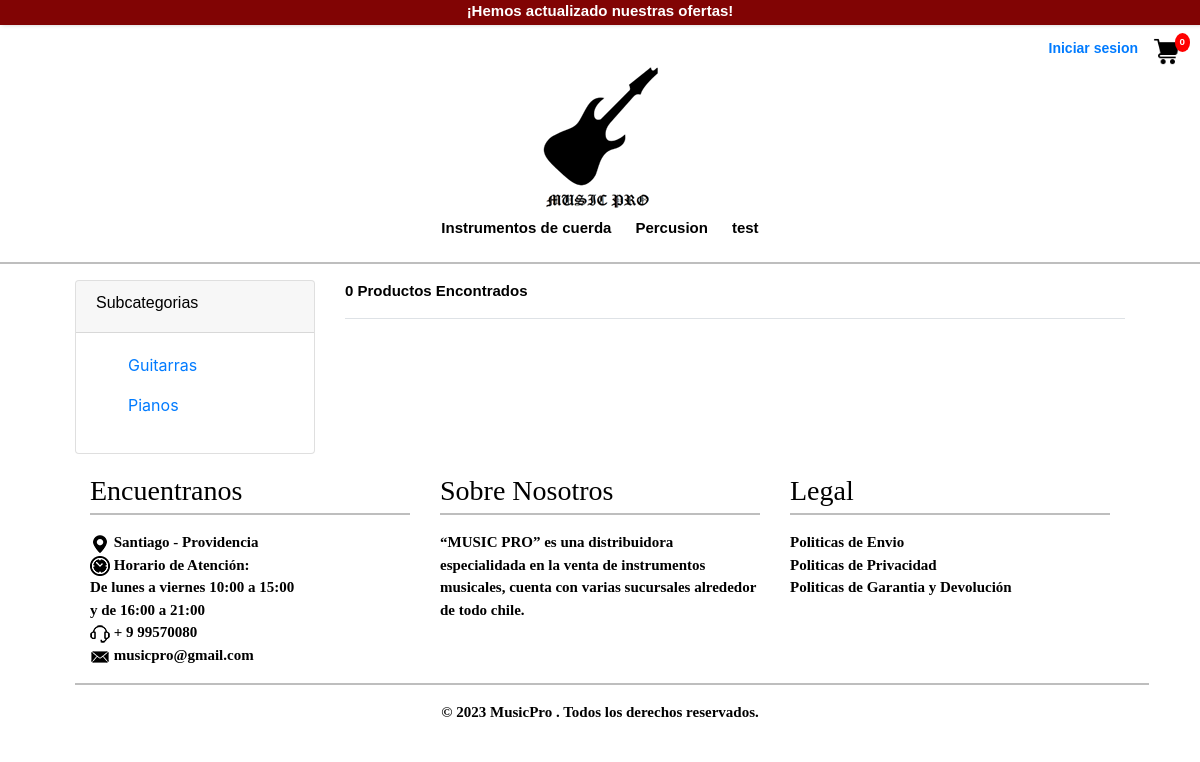
Page /store/instrumentos-de-cuerda/ on the earlier database version.
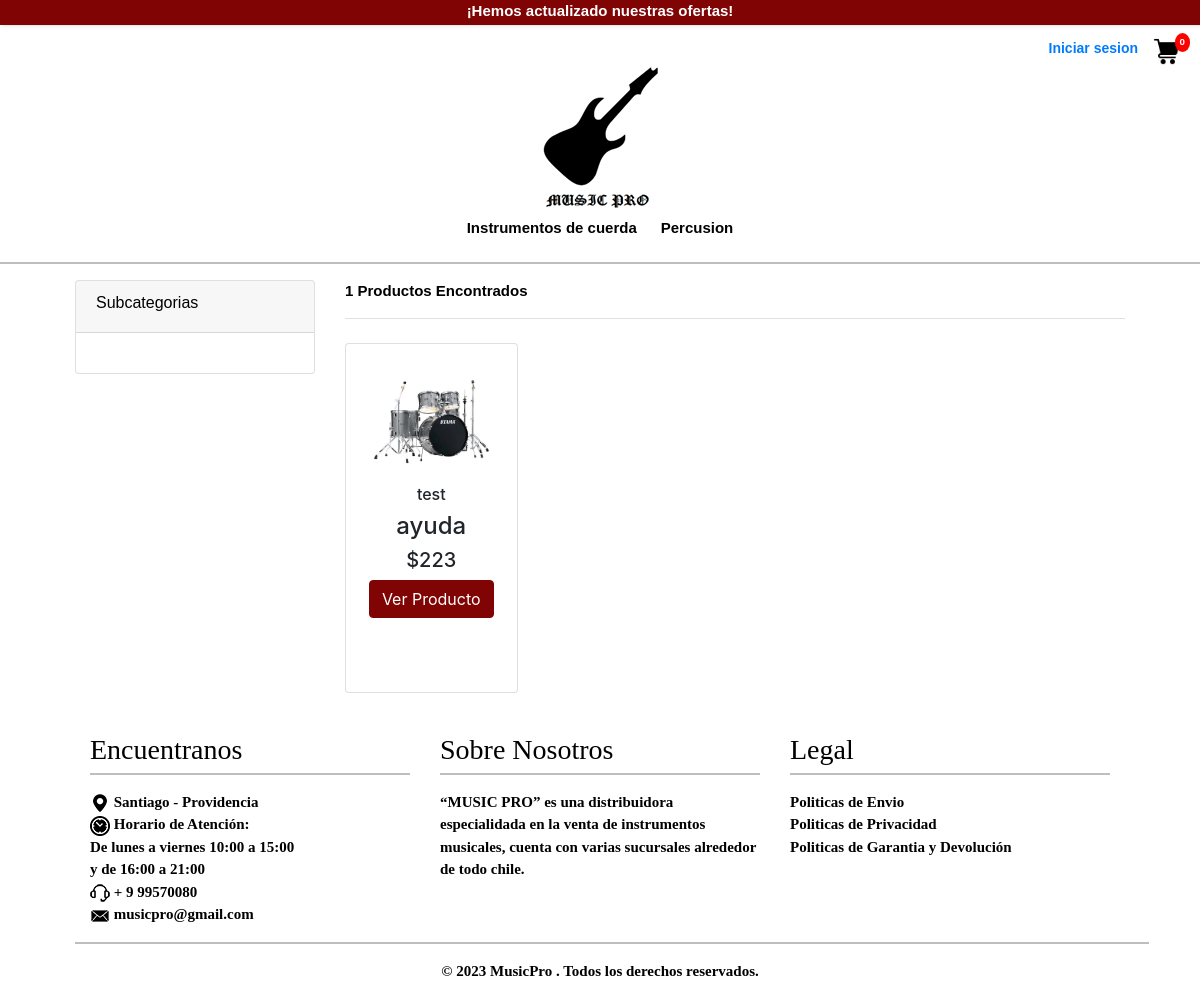
Same page on the later database version.
### app/models.py (models this page shows, shortened)
class Categoria(models.Model):
    nombreCategoria = models.CharField(max_length=50,primary_key=True, verbose_name='nombre de la categoria', unique=True)
    descripcion = models.CharField(max_length=255, blank = True)
    slug = models.CharField(max_length=100)
    class Meta:
        verbose_name = 'category'
        verbose_name_plural = 'categories'

class SubCategoria(models.Model):
    nombreSubCategoria = models.CharField(max_length=50,primary_key=True, verbose_name='nombre subcategoria')
    descripcion = models.CharField(max_length=255, blank = True)
    slug = models.CharField(max_length=100)
    categoria = models.ForeignKey(Categoria, on_delete=models.CASCADE)
    slugcat = AutoSlugField(populate_from='categoria',null=True)
    class Meta:
        verbose_name = 'sub category'
        verbose_name_plural = 'sub categories'

class Producto(models.Model):
    SKU = models.IntegerField(primary_key=True, verbose_name='SKU')
    nombreProducto =  models.CharField(max_length=80 ,verbose_name='nombre', unique=True)
    slug = models.CharField(max_length=100)
    descripcion = models.TextField(verbose_name='descripcion')
    precio = models.IntegerField(verbose_name='precio')
    imagen=models.ImageField(upload_to='img/productos' , null=True)
    stock = models.IntegerField(verbose_name='stock')
    categoria= models.ForeignKey(Categoria,on_delete=models.CASCADE, )
    subcategoria= models.ForeignKey(SubCategoria,on_delete=models.CASCADE)
    tipoinstrumento= models.ForeignKey(TipoInstrumento,on_delete=models.CASCADE, blank=True, null=True)
    marca = models.ForeignKey(Marca,on_delete=models.CASCADE)
    is_available = models.BooleanField(default=True)
    create_date = models.DateTimeField(auto_now_add=True)
    modified_date = models.DateTimeField(auto_now=True)

class Marca(models.Model):
    nombreMarca = models.CharField(max_length=50,primary_key=True ,verbose_name='nombre Marca', unique=True)
    descripcion = models.CharField(max_length=255, blank = True)
    slug = models.CharField(max_length=100)
    def __str__(self) -> str:
        return self.nombreMarca

### app/views.py (the view)
# urls.py: path('store/<slug>/', store, name="store"),
def store (request, slug):
    tipo = None
    catslug = Categoria.objects.get(slug = slug)
    subcat = SubCategoria.objects.filter(categoria=catslug)
    productos = Producto.objects.filter(categoria=catslug)
    paginator = Paginator(productos, 8)
    page = request.GET.get('page')
    paged_productos = paginator.get_page(page)
    categorias = Categoria.objects.all()
    producto_count = productos.count()
    context = {
        'tipo':tipo,
        'subCat':subcat,
        'categorias':categorias,
        'productos': paged_productos,
        'producto_count': producto_count,
    }
    return render(request, 'app/tienda/store.html', context)

### app/context_processors.py (called while the page is built)
def categorias(request):
    categorias = Categoria.objects.all()
    return {'categorias': categorias}

### carts/context_processors.py (called while the page is built)
def counter(request):
    cart_count = 0
    try:
        cart = Cart.objects.filter(cart_id=_cart_id(request))
        cart_items = CartItem.objects.all().filter(cart=cart[:1])
        for cart_item in cart_items:
            cart_count += cart_item.quantity
    except Cart.DoesNotExist:
        cart_count = 0
    return dict(cart_count=cart_count)

### carts/views.py (called while the page is built)
def _cart_id(request):
    cart = request.session.session_key
    if not cart:
        cart= request.session.create()
    return cart

### app/templates/app/tienda/store.html (shortened to what this page needs)
{% extends 'app/base.html' %}
{% load static %}
{% block contenido %}
<section class="section-content padding-y">
    <div class="container">
        <div class="row">
            <aside class="col-md-3">
                <div class="card">
                    <article class="filter-group">
                        <header class="card-header">
                            <h6 class="title">Subcategorias</h6>
                        </header>
                        <div class="filter-content collapse show" id="collapse_1">
                            <div class="card-body">
                                {% for sub in subCat %}
                                <ul class="list-menu">
                                    <li><a
                                            href="{% url 'subCatfilter' sub.slugcat sub.slug  %}">{{sub.nombreSubCategoria}}</a>
                                    </li>
                                </ul>
                                {% endfor %}
                            </div>
                        </div>
                </div>
            </aside>
            <main class="col-md-9">
                <header class="border-bottom mb-4 pb-3">
                    <div class="form-inline">
                        <span class="mr-md-auto">{{ producto_count }} Productos Encontrados</span>
                    </div>
                </header>
                {% load humanize %}
                <div class="row">
                    {% for p in productos %}
                    <div class="col-xs col-sm-6 col-md col-lg-3">
                        <div class="producto">
                            <div class="card">
                                <div class="body-card">
                                    <div class="text-center"><img src="{{ p.imagen.url}}" class="img-fluid">
                                    </div>
                                    <h6 class="text-center ">{{p.marca}}</h6>
                                    <h4 class="text-center text-truncate">{{p.nombreProducto}}</h4>
                                    <h5 class="text-center ">${{p.precio | intcomma}}</h5>
                                    <a href="{% url 'detalle' p.SKU %}">
                                        <div class="text-center"> <button type="button" class="btn btn-success ">
                                                Ver Producto</button>
                                    </a>
                                </div>
                            </div>
                        </div>
                    </div>
                </div>
                {% endfor %}
        </div>
        {% endblock %}

### app/templates/app/base.html (shortened to what this page needs)
<!DOCTYPE html>
<html lang="es">
<head>
    <link rel="stylesheet" href="https://cdn.jsdelivr.net/bxslider/4.2.12/jquery.bxslider.css">
    <link href="https://cdn.jsdelivr.net/npm/bootstrap@5.0.2/dist/css/bootstrap.min.css" rel="stylesheet"
>
    <link rel="stylesheet" href="https://stackpath.bootstrapcdn.com/bootstrap/4.5.2/css/bootstrap.min.css">
    {% load static %}
    <link rel="stylesheet" href="{% static 'css/estilos.css' %}">
</head>
<body>
    <header>
        <div class="contenedor-anuncio">
            ¡Hemos actualizado nuestras ofertas!
        </div>
        <div class="sesion mt-60">
            {% if user.is_authenticated %}
            <li>
                Bienvenido/a: <a href="#">{{user.email}}</a>
                &nbsp;
                <a href="{% url 'logout' %}">Cerrar Sesion </a>
                {% if user.is_staff %}
                &nbsp;
                <a href="{%url 'adminView' %}">Panel de Admin</a>
                {% endif %}
            </li>
            {% else %}
            <li>
                <a href="{% url 'loginCli' %}">Iniciar sesion </a>
            </li>
            {% endif %}
            <div id="cart" class="cart-icon">
                <a href="{% url 'cart' %}"><img src="{% static 'img/icons/carrito.png' %}" alt="Carrito"></a>
                <div id="cart-quantity">{{ cart_count }}</div>
            </div>
        </div>
        <div class="contenedor-logo">
            <a href="{%url 'home' %}">
                <img href class="logo" src="{% static 'img/logo.png' %}" alt="logo"></a>
        </div>
        <ul class="nav nav-pills nav-justified mb-3 mx-5" id="ex1" role="tablist">
            {% for ve in categorias %}
            <li> <a href="{% url 'store' ve.slug %}"> {{ve.nombreCategoria}}</a></li>
            {% endfor %}
        </ul>
        <hr>
    </header>
    <div class="contenido">
        {% block contenido %}
        {% endblock %}
    </div>
    <footer>
        <div class="container">
            <div class="row">
                <div class="col-md-4 footer-col">
                    <h3>Encuentranos</h3>
                    <hr>
                    <ul class="list-inline">
                        <li>
                            <img src="{% static 'img/icons/ubicacion.png' %}" class="img-fluid">
                            Santiago - Providencia
                        </li>
                        <li>
                            <img src="{% static 'img/icons/horario.png' %}" class="img-fluid">
                            Horario de Atención: <br>De lunes a viernes
                            10:00 a 15:00 <br> y de 16:00 a 21:00
                        </li>
                        <li>
                            <img src="{% static 'img/icons/atencion.png' %}" class="img-fluid">
                            + 9 99570080
                        </li>
                        <li>
                            <img src="{% static 'img/icons/correo.png' %}" class="img-fluid">
                            <a target="_self" href="#">musicpro@gmail.com</a>
                        </li>
                    </ul>
                </div>
                <div class="col-md-4 footer-col">
                    <h3>Sobre Nosotros</h3>
                    <hr>
                    <ul class="list-inline">
                        <li>
                            “MUSIC PRO” es una distribuidora especialidada en la venta de instrumentos musicales, cuenta
                            con
                            varias sucursales alrededor de todo chile.
                        </li>
                    </ul>
                </div>
                <div class="col-md-4 footer-col">
                    <h3>Legal</h3>
                    <hr>
                    <ul class="list-inline">
                        <li>
                            <a target="_self" href="#">Politicas de Envio</a>
                        </li>
                        <li>
                            <a target="_self" href="#">Politicas de Privacidad</a>
                        </li>
                        <li>
                            <a target="_self" href="#"> Politicas de Garantia y Devolución</a>
                        </li>
                    </ul>
                </div>
                <hr>
            </div>
        </div>
        <div class="container">
            <div class="row">
                <div class="col-md-12 footer-col">
                    <div class="footer2">
                        © 2023 MusicPro . Todos los derechos reservados.
                    </div>
                </div>
            </div>
        </div>
    </footer>
</body>
</html>

### app/static/css/estilos.css (style rules this page uses)
* { margin: 0; padding: 0; }
body { background-color: white; }
header { width: 100%; background-color: #fff; font-family: Arial, Helvetica, sans-serif; font-weight: bold; font-size: 15px; color: #000; }
.sesion { font-size: 14px; display: flex; justify-content: flex-end; margin: 0px; margin-left: 50px; list-style: none; margin-right: 20px; }
.sesion li { margin-left: 150px; }
ul, ol { list-style: none; }
.nav { display: flex; justify-content: center; }
.nav>li { float: left; }
.nav li a { color: #000; text-decoration: none; padding: 6px 12px; display: block; }
#cart { position: relative; display: inline-block; margin-left: 15px; }
#cart img { height: 27px; width: 27px; }
#cart-quantity { position: absolute; top: -5px; right: -10px; background: red; color: white; padding: 2px 5px; border-radius: 50%; font-size: 0.7em; }
.mt-60 { margin-top: 13px; }
.contenedor-anuncio { background-color: #810404; color: white; width: 100%; height: 25px; text-align: center; box-shadow: 2px 0px 4px rgba(0, 0, 0, 0.2); }
.contenedor-logo { text-align: center; }
.contenido { background-color: #fff; width: 90%; margin: auto; }
.producto .card { height: 350px; width:100%; }
.producto .body-card { white-space: nowrap; overflow: hidden; text-overflow: ellipsis; margin-left:20px; margin-right:20px; margin-top:10px; }
.producto .body-card img { max-height: 200px; }
.producto img { object-fit: cover; }
.producto .card { margin-bottom: 20px; }
.producto .btn { margin-bottom: 10px; background-color: #810404; border-color: #810404; }
footer { color: black; width: 100%; margin: auto; font-family: Comic Sans MS; font-weight: bold; font-size: 15px; margin-bottom: 0px; margin-top: 20px; }
footer h3 { margin-bottom: 10px; margin: auto; margin-bottom: -10px; font-family: Comic Sans MS; }
footer a:link { color: black; text-decoration: none; }
.footer2 { margin: auto; width: 100%; display: flex; justify-content: center; }

Differences in the rows shown:
removed Categoria: nombreCategoria "test"
removed SubCategoria: nombreSubCategoria "Guitarras"
removed SubCategoria: nombreSubCategoria "Pianos"
added Producto: imagen (picture), marca "test", nombreProducto "ayuda", precio "223"
Other differences:
{{ producto_count }}: "0" → "1"
